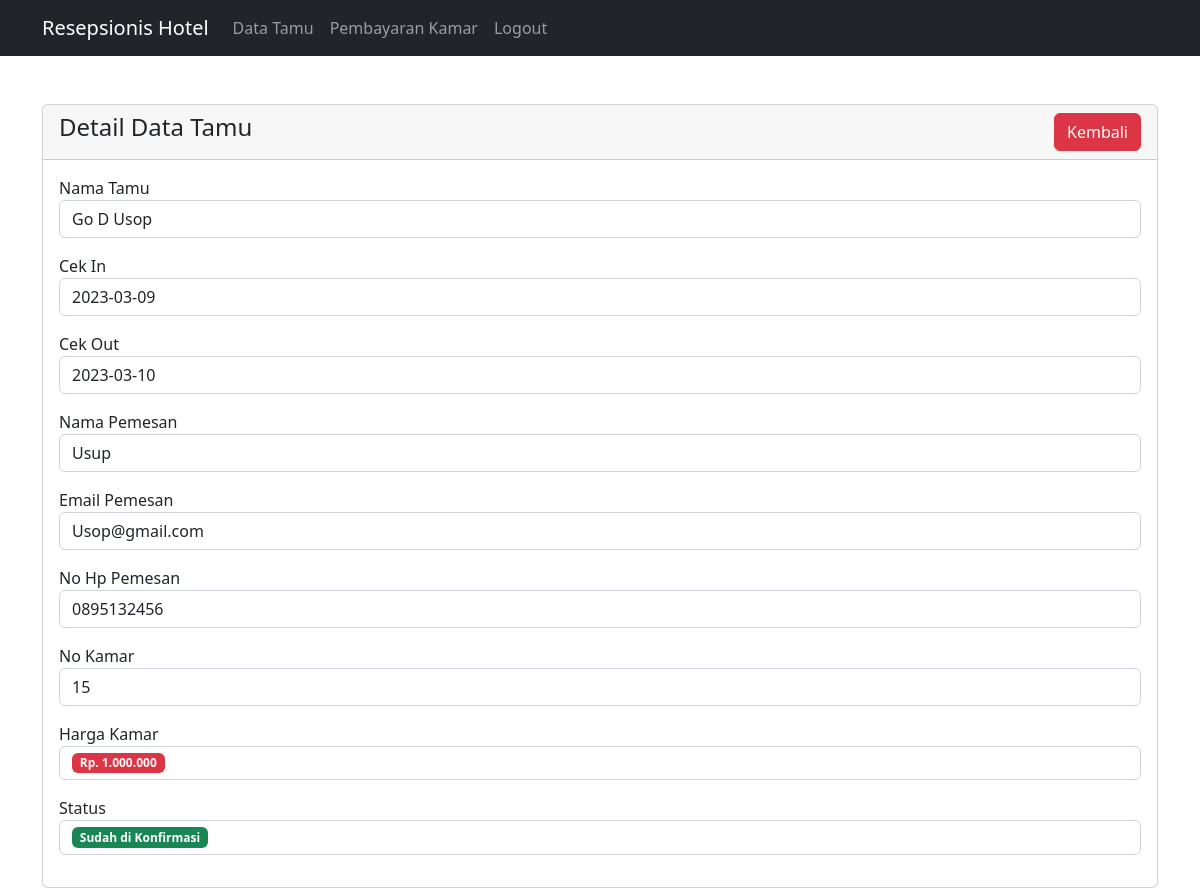
Screenshot of /resepsionis/detail_data_tamu.php?id=1 (signed in) with the database file from the repository.
### tables this page shows
CREATE TABLE `pemesanan` (
  `id_pesanan` int(11) NOT NULL,
  `cek_in` varchar(255) DEFAULT NULL,
  `cek_out` varchar(255) DEFAULT NULL,
  `jml_kamar` varchar(255) DEFAULT NULL,
  `nama_pemesan` varchar(255) DEFAULT NULL,
  `email_pemesan` varchar(255) DEFAULT NULL,
  `hp_pemesan` varchar(255) DEFAULT NULL,
  `nama_tamu` varchar(255) DEFAULT NULL,
  `id_kamar` int(11) DEFAULT NULL,
  `status` varchar(2) DEFAULT NULL,
  `harga` varchar(255) NOT NULL,
  `bayar` varchar(255) NOT NULL
);

CREATE TABLE `kamars` (
  `id_kamar` int(11) NOT NULL,
  `tipe` varchar(255) NOT NULL,
  `no` varchar(255) NOT NULL,
  `lantai` varchar(255) NOT NULL,
  `status` varchar(255) NOT NULL,
  `no_fasilitas` int(11) NOT NULL
);

### resepsionis/detail_data_tamu.php (the view, shortened to what this page needs)
<?php
    require '../koneksi.php';
?>
<?php include('layout/header.php') ?>
    <div class="container mt-5">
    <div class="row">
        <div class="col-md-12">
            <div class="card">
                <div class="card-header">
                    <h4>Detail Data Tamu
                        <a href="index.php" class="btn btn-danger float-end">Kembali</a>
                    </h4>
                </div>
                <div class="card-body">
                    <?php
                    if(isset($_GET['id']))
                    {
                        $id_pesanan = mysqli_real_escape_string($con, $_GET['id']);
                        $query = "SELECT * FROM pemesanan WHERE id_pesanan='$id_pesanan' ";
                        $query_run = mysqli_query($con, $query);
                        if(mysqli_num_rows($query_run) > 0)
                        {
                            $d = mysqli_fetch_array($query_run);
                            ?>
                                <div class="mb-3">
                                    <label>Nama Tamu</label>
                                    <p class="form-control">
                                        <?= $d['nama_tamu'];?>
                                    </p>
                                </div>
                                <div class="mb-3">
                                    <label>Cek In</label>
                                    <p class="form-control">
                                        <?= $d['cek_in'];?>
                                    </p>
                                </div>
                                <div class="mb-3">
                                    <label>Cek Out</label>
                                    <p class="form-control">
                                        <?= $d['cek_out'];?>
                                    </p>
                                </div>
                                <div class="mb-3">
                                    <label>Nama Pemesan</label>
                                    <p class="form-control">
                                        <?= $d['nama_pemesan'];?>
                                    </p>
                                </div>
                                <div class="mb-3">
                                    <label>Email Pemesan</label>
                                    <p class="form-control">
                                        <?= $d['email_pemesan'];?>
                                    </p>
                                </div>
                                <div class="mb-3">
                                    <label>No Hp Pemesan</label>
                                    <p class="form-control">
                                        <?= $d['hp_pemesan'];?>
                                    </p>
                                </div>
                                <div class="mb-3">
                                    <label>No Kamar</label>
                                    <p class="form-control">
                                    <?php
                                    $kamar = mysqli_query($con, "select * from kamars");
                                    while ($a = mysqli_fetch_array($kamar)) {
                                        if ($a['id_kamar'] == $d['id_kamar']) { ?>
                                        <?php echo $a['no']; ?>
                                        <?php
                                        }
                                    }
                                    ?>
                                    </p>
                                </div>
                                <div class="mb-3">
                                    <label>Harga Kamar</label>
                                     <p class="form-control">
                                       <span class="badge bg-danger"> Rp. <?= number_format($d['harga'],0, ',' , '.')?> </span>
                                    </p>
                                </div>
                                <div class="mb-3">
                                    <label>Status</label>
                                    <p class="form-control">
                                    <?php
                                    if ($d['status'] == 1) { ?>
                                        <span class="badge bg-warning">Belum di Konfirmasi</span>
                                    <?php } else { ?>
                                        <span class="badge bg-success">Sudah di Konfirmasi</span>
                                    <?php } ?>
                                    </p>
                                </div>
                            <?php
                        }
                        else
                        {
                            echo "<h4>Data Tamu Tidak Ditemukan</h4>";
                        }
                    }
                    ?>
                </div>
            </div>
        </div>
    </div>
    </div>
</body>
</html>

### rows the page displays
pemesanan: nama_tamu "Go D Usop", cek_in "2023-03-09", cek_out "2023-03-10", nama_pemesan "Usup", email_pemesan "Usop@gmail.com", hp_pemesan "0895132456", harga "1.000.000"
kamars: no "15"
